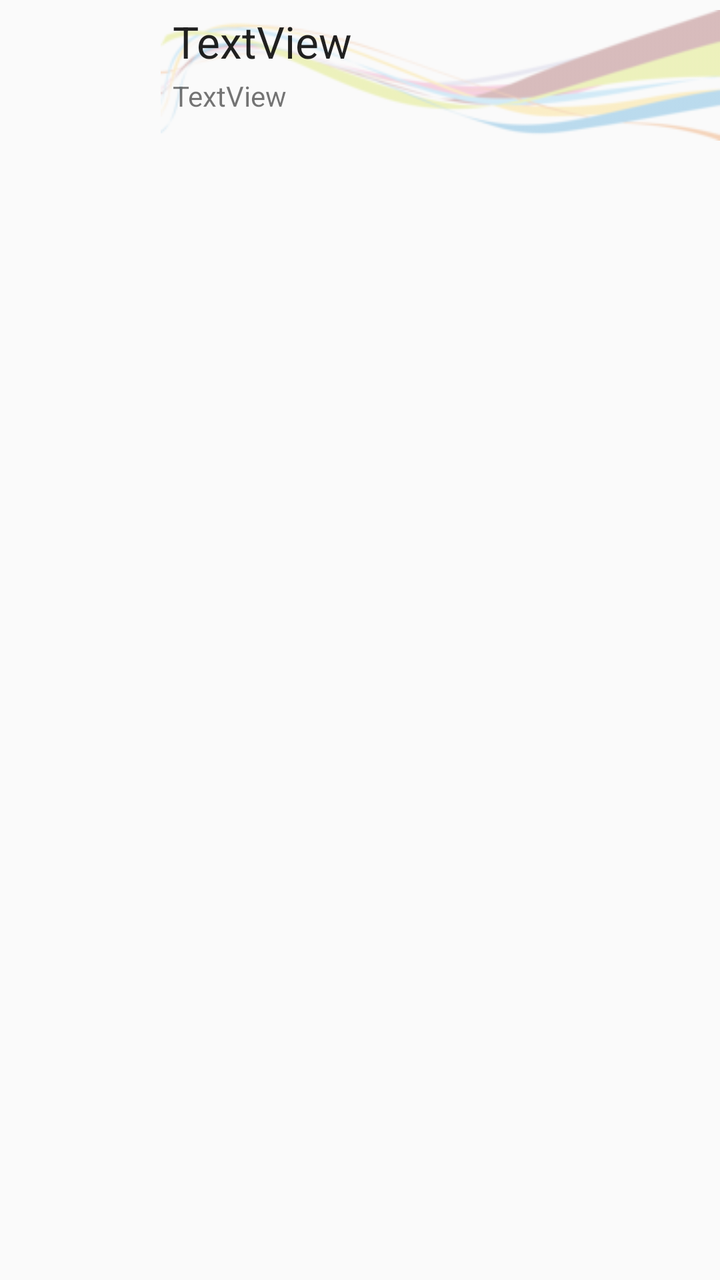
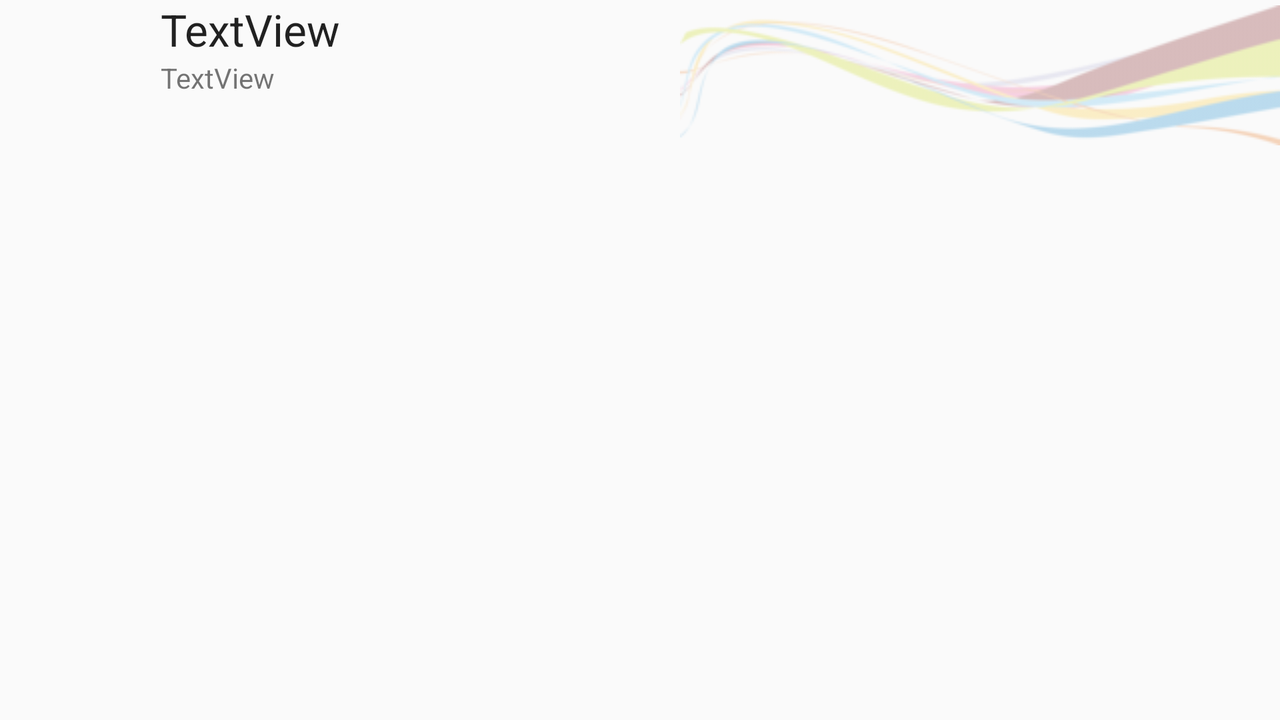

First picture: res/layout/ on a phone held upright. Second picture: the repository's own variant of that layout, on a device whose configuration matches the variant's folder. Source for both follows.
<!-- AndroidManifest.xml: application theme AppTheme -->
<!-- res/layout/list_layout.xml -->
<?xml version="1.0" encoding="utf-8"?>
<RelativeLayout
    android:id="@+id/relativeLayout1"
    android:layout_width="fill_parent"
    android:layout_height="fill_parent"
    xmlns:android="http://schemas.android.com/apk/res/android"
    android:paddingLeft="5dip">

    <ImageView
        android:layout_width="78dip"
        android:layout_height="78dip"
        android:id="@+id/imgThumbnail"
        android:layout_alignParentLeft="true"
        android:layout_centerInParent="true"
        android:layout_marginLeft="-3dip"
        android:scaleType="centerInside">
    </ImageView>

    <ImageView
        android:layout_width="match_parent"
        android:layout_height="75dp"
        android:src="@drawable/deco_lines"
        android:scaleType="centerInside"
        android:alpha="0.3"
        android:layout_alignParentTop="true"
        android:layout_toRightOf="@+id/imgThumbnail"
        android:layout_toEndOf="@+id/imgThumbnail">
    </ImageView>

    <TextView
        android:textAppearance="?android:attr/textAppearanceLarge"
        android:layout_height="wrap_content"
        android:text="TextView"
        android:layout_width="wrap_content"
        android:id="@+id/txtDevName"
        android:layout_toRightOf="@+id/imgThumbnail"
        android:layout_marginTop="6dip"
        android:layout_marginLeft="6dip">
    </TextView>

    <TextView
        android:layout_height="wrap_content"
        android:text="TextView"
        android:layout_width="wrap_content"
        android:id="@+id/txtadress"
        android:layout_toRightOf="@+id/imgThumbnail"
        android:layout_below="@+id/txtDevName"
        android:layout_marginTop="3dip"
        android:layout_marginLeft="6dip">
    </TextView>

</RelativeLayout>
<!-- resources referenced by this layout -->
<resources>
  <!-- drawable deco_lines: png bitmap (drawable, 19457 bytes) -->
  <style name="AppTheme" parent="Theme.AppCompat.Light.DarkActionBar">
          
          <item name="colorPrimary">@color/colorPrimary</item>
          <item name="colorPrimaryDark">@color/colorPrimaryDark</item>
          <item name="colorAccent">@color/colorAccent</item>
      </style>
  <color name="colorPrimary">#0b71b1</color>
  <color name="colorPrimaryDark">#062d54</color>
  <color name="colorAccent">#1e47d1</color>
</resources>
<!-- res/layout-land/list_layout.xml (the repository's variant of the layout above) -->
<!-- drawn on the phone turned sideways -->
<?xml version="1.0" encoding="utf-8"?>
<RelativeLayout
android:id="@+id/relativeLayout1"
android:layout_width="fill_parent"
android:layout_height="fill_parent"
xmlns:android="http://schemas.android.com/apk/res/android"

android:paddingLeft="5dip">

<ImageView
    android:layout_width="78dip"
    android:layout_height="78dip"
    android:id="@+id/imgThumbnail"
    android:layout_alignParentLeft="true"
    android:layout_centerInParent="true"
    android:layout_marginLeft="-3dip"
    android:scaleType="centerInside">
</ImageView>

<ImageView
    android:layout_width="wrap_content"
    android:layout_height="75dp"
    android:src="@drawable/deco_lines"
    android:scaleType="centerInside"
    android:alpha="0.3"
    android:layout_alignTop="@+id/txtDevName"
    android:layout_alignParentRight="true"
    android:layout_alignParentEnd="true"
    android:id="@+id/imageView">
</ImageView>

<TextView
    android:textAppearance="?android:attr/textAppearanceLarge"
    android:layout_height="wrap_content"
    android:text="TextView"
    android:layout_width="wrap_content"
    android:id="@+id/txtDevName"
    android:layout_alignParentTop="true"
    android:layout_toRightOf="@+id/imgThumbnail"
    android:layout_toEndOf="@+id/imgThumbnail">
</TextView>

<TextView
    android:layout_height="wrap_content"
    android:text="TextView"
    android:layout_width="wrap_content"
    android:id="@+id/txtadress"
    android:layout_below="@+id/txtDevName"
    android:layout_alignLeft="@+id/txtDevName"
    android:layout_alignStart="@+id/txtDevName">
</TextView>

</RelativeLayout>
